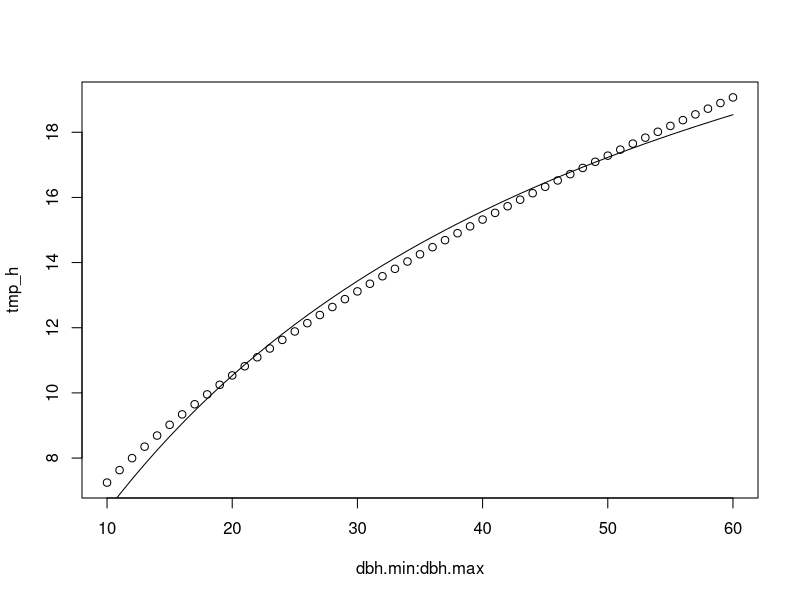
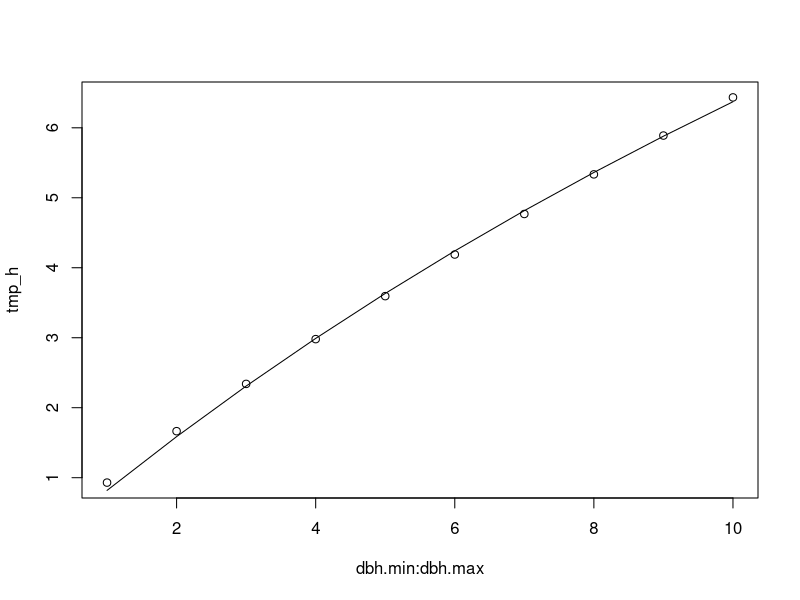
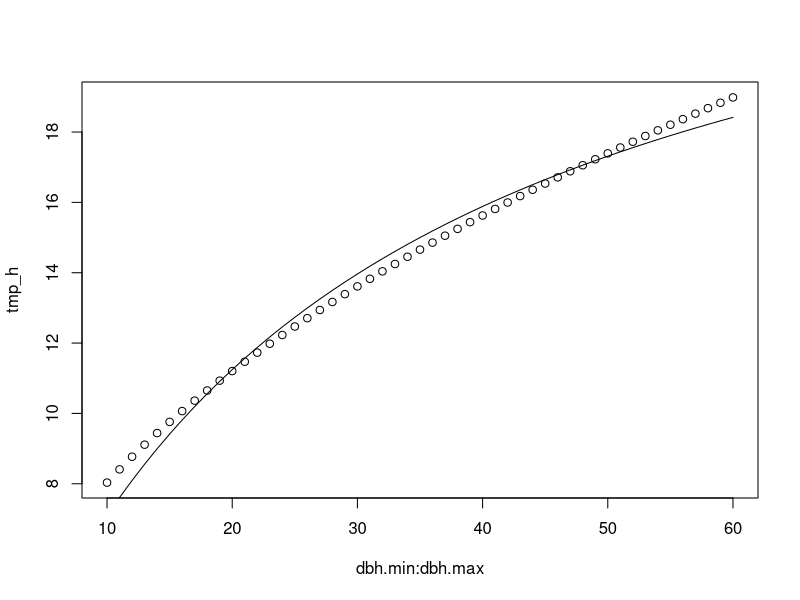
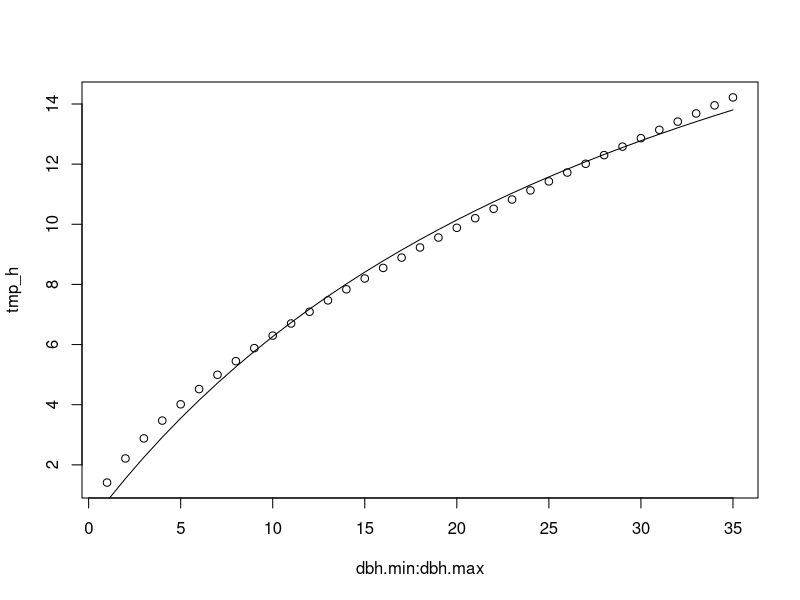

R code for these plots, in order:
################################
## SETH M PARKER
## UNIVERSITY OF NOTRE DAME
################################
# PFTs based on wood density

# Xiangtao basic equation...
# h = b1*dbh^(b2)

# PFT constants...
Dsb1 <- 2.09
Dsb2 <- 0.54
Db1 <- 0.93
Db2 <- 0.84
BDb1 <- 2.66
BDb2 <- 0.48
Eb1 <- 1.41
Eb2 <- 0.65

# # # # # # # # # # # # # # # # # # # # # # # # # # #
Generate.curve <- function(b1, b2, dbh.min, dbh.max){
# calculate Xiangtao's allometry...
  tmp_h <- c(dbh.min:dbh.max)
  for (dbh in dbh.min:dbh.max)
  {
    h = b1*dbh^(b2)
    tmp_h[dbh - dbh.min + 1] = h
  }
# plot to check curve
  plot(dbh.min:dbh.max, tmp_h)

# define secondary function for Marechaux and Chave allometry
  h_fxn <- function(hlim,dbh,ah){
    h = hlim * (dbh / (dbh + ah))
    return(h)
  }
  
# use nonlinear least squares model to solve for ah and hlim
  # set model inputs
  start.ah <- 1 
  start.hlim <- 5
  tmp_v <- cbind(dbh.min:dbh.max,tmp_h)

tmp.fit <- nls(tmp_h ~ h_fxn(hlim,dbh.min:dbh.max,ah), start = list(hlim = start.hlim, 
                ah = start.ah), algorithm = "port", upper = list(hlim = 75, ah = 99))  
# seems to be no way of extracting ah and hlim from tmp.fit via subset
# extract manually and then check fit with
  # lines(dbh.min:dbh.max, hlim * (dbh.min:dbh.max/(dbh.min:dbh.max + ah)))
return(tmp.fit)
}
# # # # # # # # # # # # # # # # # # # # # # # # # # #

# Ds
Generate.curve(Dsb1,Dsb2,10,60)
lines(10:60, 29.91 * (10:60/(10:60 + 36.80)))
# D
Generate.curve(Db1,Db2,1,10)
lines(1:10, 25.91 * (1:10/(1:10 + 30.66)))
# BD
Generate.curve(BDb1,BDb2,10,60)
lines(10:60, 27.04 * (10:60/(10:60 + 28.09)))
# E
Generate.curve(Eb1,Eb2,1,35)
lines(1:35, 26.61 * (1:35/(1:35 + 32.47)))
